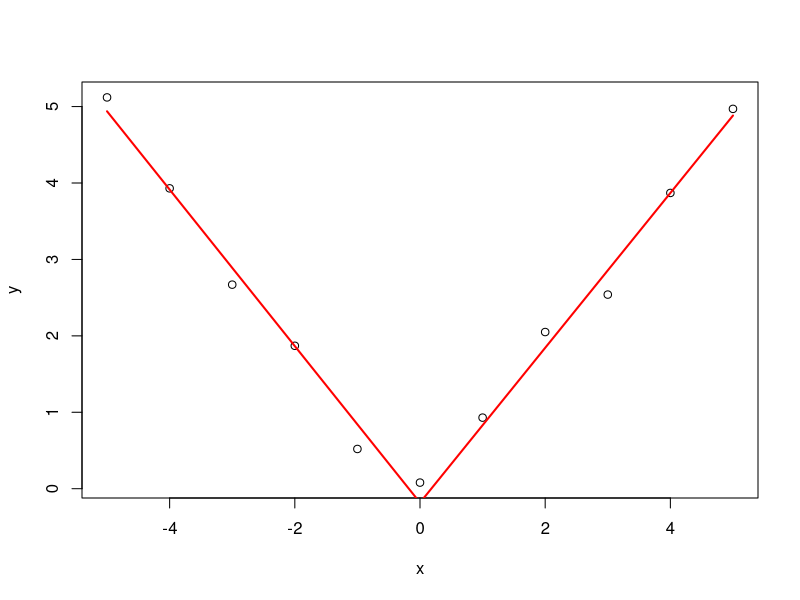

Write R code to recreate this figure. (Note: this script raises an error after producing the figure.)
## ---- chunk 1
knitr::opts_chunk$set(echo = TRUE)
## ---- chunk 2
library(MASS)
data(shuttle)
shuttle2<-shuttle
shuttle2$use<-as.integer(shuttle$use=="auto")
shuttle2$wind<-as.integer(shuttle$wind=="head")
q1mdl<-glm(use~wind,family=binomial,data=shuttle2)
exp(coef(q1mdl))
## ---- chunk 3
shuttle2$magn<-as.integer(shuttle$magn)
q2mdl<-glm(use~+wind+magn,family=binomial,data=shuttle2)
exp(coef(q2mdl))
## ---- chunk 4
data("InsectSprays")
a<-InsectSprays[InsectSprays$spray=="A",]
b<-InsectSprays[InsectSprays$spray=="B",]
mean(a$count)/mean(b$count)

#Option 2
logRegInsect<-glm(count~factor(spray)-1, family="poisson", InsectSprays)
summary(logRegInsect)$coef
exp(coef(logRegInsect))[1]/exp(coef(logRegInsect))[2] 
fit <- glm(count ~ relevel(spray, "B"), data = InsectSprays, family = poisson)
exp(coef(fit))[2]
## ---- chunk 5
x<-abs(rnorm(1:250))
count<-round(abs((rnorm(250)*50)),0)
t<-log(x)
t2<-log(10)+t
q5Amdl<-glm(count~x+offset(t),family=poisson)
q5Bmdl<-glm(count~x+offset(t2),family=poisson)
q5Amdl$coefficients
q5Bmdl$coefficients
## ---- chunk 6
x <- -5:5
y <- c(5.12, 3.93, 2.67, 1.87, 0.52, 0.08, 0.93, 2.05, 2.54, 3.87, 4.97)
plot(x,y)
knots <- 0
splineTerms<-sapply(knots,function(knot) (x > knot) * (x - knot))
xmat<-cbind(1,x,splineTerms)
q6mdl<-lm(y~xmat-1)
yhat<-predict(q6mdl)
lines(x, yhat, col = "red", lwd = 2)
summary(q6mdl)
sum(coef(mdl6)[2:3])
